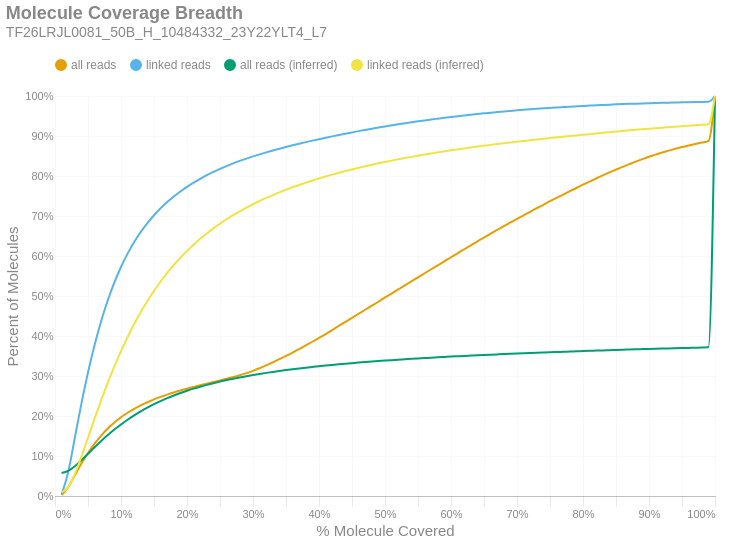

Notebook code cell kept with this figure:
### Markdown cell above
### Molecule Read Coverage
This chart shows molecule coverage breadth as computed by the number of bases aligned to that molecule. In other words, "*how much of each unique long molecule is actually sequenced/aligned?*" Keep in mind there is a distinction between sequences and alignments, since some sequences belonging to a particular molecule may not align well and wouldn't appear in the alignment data. This chart also shows molecule coverage breadth as computed by the *inferred fragment* from which the aligned sequences originate. Unlike read coverage, this calculation takes into account the total insert size, including unsequenced gaps between the forward and reverse reads. Like the previous figures, these are cumulative percents.

### Code cell
if SKIPLR:
    print_html(f"Skipped")
else:
    binned_df = consolidated_hist(valids['coverage_bp'], mask, 0.01, True)
    binned_df_inf = consolidated_hist(valids['coverage_inserts'], mask, 0.01, True)
    binned_df = binned_df.with_columns(pl.lit(binned_df_inf['all reads (cumsum)']).alias('all reads (inferred)'))
    binned_df = binned_df.with_columns(pl.lit(binned_df_inf['linked reads (cumsum)']).alias('linked reads (inferred)'))
    binned_df = binned_df.with_columns(
        (pl.col('bin').cast(pl.Float64) + 0.01).alias('right_edge')
    )

    with SafeRender(binned_df):
        (
            density_plot(binned_df, 'Molecule Coverage Breadth', samplename, 'molcov', ['all reads (inferred)','linked reads (inferred)'])
            .encode(
                #x=alt.X('bin:Q', title="% Molecule Covered").axis(format = '%').scale(padding=0),
                x=alt.X('right_edge:Q', title="% Molecule Covered").axis(format='%').scale(padding=0),
                y=alt.Y('value:Q', title='Percent of Molecules')
                    .axis(format='%')
                    .stack(False)
                    .scale(domainMin=0, padding=0),
                color=alt.Color("key:N").scale(domain = ["all reads", "linked reads", "all reads (inferred)", "linked reads (inferred)"]),
                tooltip = [
                    alt.Tooltip("key:N", title = "Data Type"),
                    alt.Tooltip("range_label:N", title="% Molecule Covered"),
                    alt.Tooltip("value:Q", format = ".2%", title="% Molecules")
                ]
            )
        ).display()

### Figure 1 — Vega-Lite specification as saved in the notebook (floating-point values rounded to 4 significant figures)
{"width": "container", "height": 400, "config": {"title": {"anchor": "start", "dy": -15, "fontSize": 18, "color": "#888888", "subtitleColor": "#888888", "subtitleFontSize": 14}, "arc": {"fill": "#0072B2"}, "axis": {"domainColor": "#888888", "domainWidth": 0.5, "gridWidth": 0.2, "grid": false, "titleFontWeight": 400, "titleFontSize": 15, "labelFontSize": 11, "labelColor": "#888888", "tickColor": "#888888", "tickWidth": 0.2, "titleColor": "#888888"}, "axisBand": {"grid": false}, "axisX": {"grid": true, "tickSize": 10, "domainCap": "round"}, "axisY": {"domain": false, "grid": true, "tickSize": 0, "domainCap": "round"}, "background": "transparent", "header": {"labelFontSize": 15, "labelColor": "#888888", "titleFontSize": 15, "titleFontWeight": 600, "titleColor": "#888888"}, "legend": {"labelFont": "sans-serif", "labelFontSize": 12, "labelColor": "#888888", "symbolSize": 100, "symbolType": "circle", "titleFontSize": 12, "titlePadding": 10, "titleColor": "#888888", "title": null, "orient": "top"}, "range": {"category": ["#E69F00", "#56B4E9", "#009E73", "#F0E442", "#0072B2", "#D55E00", "#CC79A7", "#000000"], "diverging": ["#cfe8f3", "#a2d4ec", "#73bfe2", "#46abdb", "#1696d2", "#12719e"]}, "area": {"fill": "#0072B2", "fillOpacity": 0.7, "line": true, "strokeOpacity": 0.7}, "line": {"color": "#0072B2", "stroke": "#0072B2", "strokeWidth": 2}, "trail": {"color": "#0072B2", "stroke": "#0072B2", "strokeWidth": 0, "size": 1}, "point": {"filled": true, "fillOpacity": 1.0, "size": 95}, "text": {"color": "#888888", "fontSize": 11, "align": "right", "fontWeight": 400, "size": 11}, "bar": {"fill": "#0072B2", "stroke": null}, "view": {"stroke": null, "continuousWidth": 660, "continuousHeight": 400}}, "data": {"name": "data-316b509ccb3294eb96c0dbb3d1cf9cd5"}, "mark": {"type": "line", "interpolate": "monotone", "point": {"opacity": 0, "size": 275}}, "encoding": {"color": {"field": "key", "scale": {"domain": ["all reads", "linked reads", "all reads (inferred)", "linked reads (inferred)"]}, "type": "nominal"}, "tooltip": [{"field": "key", "title": "Data Type", "type": "nominal"}, {"field": "range_label", "title": "% Molecule Covered", "type": "nominal"}, {"field": "value", "format": ".2%", "title": "% Molecules", "type": "quantitative"}], "x": {"axis": {"format": "%"}, "field": "right_edge", "scale": {"padding": 0}, "title": "% Molecule Covered", "type": "quantitative"}, "y": {"axis": {"format": "%"}, "field": "value", "scale": {"domainMin": 0, "padding": 0}, "stack": false, "title": "Percent of Molecules", "type": "quantitative"}}, "params": [{"name": "param_c36ac31b6afebe62", "select": {"type": "point", "fields": ["key"]}, "bind": "legend"}], "title": {"text": "Molecule Coverage Breadth", "subtitle": "TF26LRJL0081_50B_H_10484332_23Y22YLT4_L7"}, "transform": [{"fold": ["all reads (cumsum)", "linked reads (cumsum)", "all reads (inferred)", "linked reads (inferred)"]}, {"calculate": "replace(datum.key, ' (cumsum)', '')", "as": "key"}, {"filter": {"param": "param_c36ac31b6afebe62"}}], "usermeta": {"embedOptions": {"downloadFileName": "TF26LRJL0081_50B_H_10484332_23Y22YLT4_L7.molcov"}}, "$schema": "https://vega.github.io/schema/vega-lite/v6.4.1.json", "datasets": {"data-316b509ccb3294eb96c0dbb3d1cf9cd5": [{"bin": "0.0", "interval": "0.0-0.01", "all reads": 0.002002, "linked reads": 0.004195, "all reads (cumsum)": 0.002002, "linked reads (cumsum)": 0.004195, "range_label": "0.0-0.01", "all reads (inferred)": 0.05749, "linked reads (inferred)": 0.009267, "right_edge": 0.01}, {"bin": "0.01", "interval": "0.01-0.02", "all reads": 0.02031, "linked reads": 0.0559, "all reads (cumsum)": 0.02232, "linked reads (cumsum)": 0.06009, "range_label": "0.01-0.02", "all reads (inferred)": 0.06288, "linked reads (inferred)": 0.0224, "right_edge": 0.02}, {"bin": "0.02", "interval": "0.02-0.03", "all reads": 0.02955, "linked reads": 0.08497, "all reads (cumsum)": 0.05186, "linked reads (cumsum)": 0.1451, "range_label": "0.02-0.03", "all reads (inferred)": 0.07448, "linked reads (inferred)": 0.05488, "right_edge": 0.03}, {"bin": "0.03", "interval": "0.03-0.04", "all reads": 0.0293, "linked reads": 0.08594, "all reads (cumsum)": 0.08116, "linked reads (cumsum)": 0.231, "range_label": "0.03-0.04", "all reads (inferred)": 0.08948, "linked reads (inferred)": 0.09827, "right_edge": 0.04}, {"bin": "0.04", "interval": "0.04-0.05", "all reads": 0.02642, "linked reads": 0.07797, "all reads (cumsum)": 0.1076, "linked reads (cumsum)": 0.309, "range_label": "0.04-0.05", "all reads (inferred)": 0.1057, "linked reads (inferred)": 0.1457, "right_edge": 0.05}, {"bin": "0.05", "interval": "0.05-0.06", "all reads": 0.02321, "linked reads": 0.06866, "all reads (cumsum)": 0.1308, "linked reads (cumsum)": 0.3776, "range_label": "0.05-0.06", "all reads (inferred)": 0.1219, "linked reads (inferred)": 0.1934, "right_edge": 0.06}, {"bin": "0.06", "interval": "0.06-0.07", "all reads": 0.02024, "linked reads": 0.05991, "all reads (cumsum)": 0.151, "linked reads (cumsum)": 0.4375, "range_label": "0.06-0.07", "all reads (inferred)": 0.1375, "linked reads (inferred)": 0.2396, "right_edge": 0.07}, {"bin": "0.07", "interval": "0.07-0.08", "all reads": 0.01754, "linked reads": 0.05195, "all reads (cumsum)": 0.1686, "linked reads (cumsum)": 0.4895, "range_label": "0.07-0.08", "all reads (inferred)": 0.1523, "linked reads (inferred)": 0.2834, "right_edge": 0.08}, {"bin": "0.08", "interval": "0.08-0.09", "all reads": 0.01502, "linked reads": 0.04443, "all reads (cumsum)": 0.1836, "linked reads (cumsum)": 0.5339, "range_label": "0.08-0.09", "all reads (inferred)": 0.166, "linked reads (inferred)": 0.3242, "right_edge": 0.09}, {"bin": "0.09", "interval": "0.09-0.1", "all reads": 0.01313, "linked reads": 0.03869, "all reads (cumsum)": 0.1967, "linked reads (cumsum)": 0.5726, "range_label": "0.09-0.1", "all reads (inferred)": 0.1788, "linked reads (inferred)": 0.3622, "right_edge": 0.1}, {"bin": "0.1", "interval": "0.1-0.11", "all reads": 0.01139, "linked reads": 0.03341, "all reads (cumsum)": 0.2081, "linked reads (cumsum)": 0.606, "range_label": "0.1-0.11", "all reads (inferred)": 0.1907, "linked reads (inferred)": 0.3974, "right_edge": 0.11}, {"bin": "0.11", "interval": "0.11-0.12", "all reads": 0.009903, "linked reads": 0.02891, "all reads (cumsum)": 0.218, "linked reads (cumsum)": 0.6349, "range_label": "0.11-0.12", "all reads (inferred)": 0.2016, "linked reads (inferred)": 0.43, "right_edge": 0.12}, {"bin": "0.12", "interval": "0.12-0.13", "all reads": 0.008734, "linked reads": 0.02527, "all reads (cumsum)": 0.2267, "linked reads (cumsum)": 0.6602, "range_label": "0.12-0.13", "all reads (inferred)": 0.2116, "linked reads (inferred)": 0.4598, "right_edge": 0.13}, {"bin": "0.13", "interval": "0.13-0.14", "all reads": 0.007719, "linked reads": 0.02209, "all reads (cumsum)": 0.2345, "linked reads (cumsum)": 0.6823, "range_label": "0.13-0.14", "all reads (inferred)": 0.2209, "linked reads (inferred)": 0.4874, "right_edge": 0.14}, {"bin": "0.14", "interval": "0.14-0.15", "all reads": 0.006977, "linked reads": 0.01963, "all reads (cumsum)": 0.2414, "linked reads (cumsum)": 0.7019, "range_label": "0.14-0.15", "all reads (inferred)": 0.2295, "linked reads (inferred)": 0.5128, "right_edge": 0.15}, {"bin": "0.15", "interval": "0.15-0.16", "all reads": 0.006301, "linked reads": 0.0174, "all reads (cumsum)": 0.2477, "linked reads (cumsum)": 0.7193, "range_label": "0.15-0.16", "all reads (inferred)": 0.2374, "linked reads (inferred)": 0.5363, "right_edge": 0.16}, {"bin": "0.16", "interval": "0.16-0.17", "all reads": 0.00573, "linked reads": 0.01554, "all reads (cumsum)": 0.2535, "linked reads (cumsum)": 0.7349, "range_label": "0.16-0.17", "all reads (inferred)": 0.2446, "linked reads (inferred)": 0.5577, "right_edge": 0.17}, {"bin": "0.17", "interval": "0.17-0.18", "all reads": 0.005277, "linked reads": 0.01397, "all reads (cumsum)": 0.2588, "linked reads (cumsum)": 0.7488, "range_label": "0.17-0.18", "all reads (inferred)": 0.2512, "linked reads (inferred)": 0.5774, "right_edge": 0.18}, {"bin": "0.18", "interval": "0.18-0.19", "all reads": 0.004911, "linked reads": 0.01256, "all reads (cumsum)": 0.2637, "linked reads (cumsum)": 0.7614, "range_label": "0.18-0.19", "all reads (inferred)": 0.2574, "linked reads (inferred)": 0.5958, "right_edge": 0.19}, {"bin": "0.19", "interval": "0.19-0.2", "all reads": 0.004666, "linked reads": 0.01157, "all reads (cumsum)": 0.2683, "linked reads (cumsum)": 0.773, "range_label": "0.19-0.2", "all reads (inferred)": 0.2631, "linked reads (inferred)": 0.6128, "right_edge": 0.2}, {"bin": "0.2", "interval": "0.2-0.21", "all reads": 0.004333, "linked reads": 0.01046, "all reads (cumsum)": 0.2727, "linked reads (cumsum)": 0.7834, "range_label": "0.2-0.21", "all reads (inferred)": 0.2684, "linked reads (inferred)": 0.6284, "right_edge": 0.21}, {"bin": "0.21", "interval": "0.21-0.22", "all reads": 0.004193, "linked reads": 0.009666, "all reads (cumsum)": 0.2769, "linked reads (cumsum)": 0.7931, "range_label": "0.21-0.22", "all reads (inferred)": 0.2733, "linked reads (inferred)": 0.643, "right_edge": 0.22}, {"bin": "0.22", "interval": "0.22-0.23", "all reads": 0.004102, "linked reads": 0.008956, "all reads (cumsum)": 0.281, "linked reads (cumsum)": 0.802, "range_label": "0.22-0.23", "all reads (inferred)": 0.2778, "linked reads (inferred)": 0.6565, "right_edge": 0.23}, {"bin": "0.23", "interval": "0.23-0.24", "all reads": 0.004079, "linked reads": 0.008229, "all reads (cumsum)": 0.285, "linked reads (cumsum)": 0.8103, "range_label": "0.23-0.24", "all reads (inferred)": 0.2821, "linked reads (inferred)": 0.6691, "right_edge": 0.24}, {"bin": "0.24", "interval": "0.24-0.25", "all reads": 0.00404, "linked reads": 0.007619, "all reads (cumsum)": 0.2891, "linked reads (cumsum)": 0.8179, "range_label": "0.24-0.25", "all reads (inferred)": 0.2861, "linked reads (inferred)": 0.6809, "right_edge": 0.25}, {"bin": "0.25", "interval": "0.25-0.26", "all reads": 0.003959, "linked reads": 0.006973, "all reads (cumsum)": 0.293, "linked reads (cumsum)": 0.8249, "range_label": "0.25-0.26", "all reads (inferred)": 0.2898, "linked reads (inferred)": 0.6918, "right_edge": 0.26}, {"bin": "0.26", "interval": "0.26-0.27", "all reads": 0.004243, "linked reads": 0.006566, "all reads (cumsum)": 0.2973, "linked reads (cumsum)": 0.8314, "range_label": "0.26-0.27", "all reads (inferred)": 0.2933, "linked reads (inferred)": 0.7022, "right_edge": 0.27}, {"bin": "0.27", "interval": "0.27-0.28", "all reads": 0.004687, "linked reads": 0.006263, "all reads (cumsum)": 0.302, "linked reads (cumsum)": 0.8377, "range_label": "0.27-0.28", "all reads (inferred)": 0.2965, "linked reads (inferred)": 0.7118, "right_edge": 0.28}, {"bin": "0.28", "interval": "0.28-0.29", "all reads": 0.005163, "linked reads": 0.005778, "all reads (cumsum)": 0.3071, "linked reads (cumsum)": 0.8435, "range_label": "0.28-0.29", "all reads (inferred)": 0.2995, "linked reads (inferred)": 0.7207, "right_edge": 0.29}, {"bin": "0.29", "interval": "0.29-0.3", "all reads": 0.005782, "linked reads": 0.005478, "all reads (cumsum)": 0.3129, "linked reads (cumsum)": 0.8489, "range_label": "0.29-0.3", "all reads (inferred)": 0.3025, "linked reads (inferred)": 0.7294, "right_edge": 0.3}, {"bin": "0.3", "interval": "0.3-0.31", "all reads": 0.00647, "linked reads": 0.005161, "all reads (cumsum)": 0.3194, "linked reads (cumsum)": 0.8541, "range_label": "0.3-0.31", "all reads (inferred)": 0.3052, "linked reads (inferred)": 0.7374, "right_edge": 0.31}, {"bin": "0.31", "interval": "0.31-0.32", "all reads": 0.007138, "linked reads": 0.004952, "all reads (cumsum)": 0.3265, "linked reads (cumsum)": 0.8591, "range_label": "0.31-0.32", "all reads (inferred)": 0.3078, "linked reads (inferred)": 0.7451, "right_edge": 0.32}, {"bin": "0.32", "interval": "0.32-0.33", "all reads": 0.007631, "linked reads": 0.004723, "all reads (cumsum)": 0.3342, "linked reads (cumsum)": 0.8638, "range_label": "0.32-0.33", "all reads (inferred)": 0.3102, "linked reads (inferred)": 0.7523, "right_edge": 0.33}, {"bin": "0.33", "interval": "0.33-0.34", "all reads": 0.007807, "linked reads": 0.004502, "all reads (cumsum)": 0.342, "linked reads (cumsum)": 0.8683, "range_label": "0.33-0.34", "all reads (inferred)": 0.3125, "linked reads (inferred)": 0.7591, "right_edge": 0.34}, {"bin": "0.34", "interval": "0.34-0.35", "all reads": 0.008163, "linked reads": 0.004312, "all reads (cumsum)": 0.3501, "linked reads (cumsum)": 0.8726, "range_label": "0.34-0.35", "all reads (inferred)": 0.3148, "linked reads (inferred)": 0.7656, "right_edge": 0.35}, {"bin": "0.35", "interval": "0.35-0.36", "all reads": 0.008488, "linked reads": 0.004161, "all reads (cumsum)": 0.3586, "linked reads (cumsum)": 0.8768, "range_label": "0.35-0.36", "all reads (inferred)": 0.3168, "linked reads (inferred)": 0.7718, "right_edge": 0.36}, {"bin": "0.36", "interval": "0.36-0.37", "all reads": 0.008848, "linked reads": 0.004057, "all reads (cumsum)": 0.3675, "linked reads (cumsum)": 0.8808, "range_label": "0.36-0.37", "all reads (inferred)": 0.3188, "linked reads (inferred)": 0.7777, "right_edge": 0.37}, {"bin": "0.37", "interval": "0.37-0.38", "all reads": 0.009018, "linked reads": 0.003866, "all reads (cumsum)": 0.3765, "linked reads (cumsum)": 0.8847, "range_label": "0.37-0.38", "all reads (inferred)": 0.3208, "linked reads (inferred)": 0.7833, "right_edge": 0.38}, {"bin": "0.38", "interval": "0.38-0.39", "all reads": 0.00916, "linked reads": 0.00375, "all reads (cumsum)": 0.3856, "linked reads (cumsum)": 0.8884, "range_label": "0.38-0.39", "all reads (inferred)": 0.3226, "linked reads (inferred)": 0.7887, "right_edge": 0.39}, {"bin": "0.39", "interval": "0.39-0.4", "all reads": 0.009532, "linked reads": 0.00361, "all reads (cumsum)": 0.3952, "linked reads (cumsum)": 0.892, "range_label": "0.39-0.4", "all reads (inferred)": 0.3244, "linked reads (inferred)": 0.7939, "right_edge": 0.4}, {"bin": "0.4", "interval": "0.4-0.41", "all reads": 0.009681, "linked reads": 0.003526, "all reads (cumsum)": 0.4048, "linked reads (cumsum)": 0.8956, "range_label": "0.4-0.41", "all reads (inferred)": 0.326, "linked reads (inferred)": 0.7988, "right_edge": 0.41}, {"bin": "0.41", "interval": "0.41-0.42", "all reads": 0.01007, "linked reads": 0.003497, "all reads (cumsum)": 0.4149, "linked reads (cumsum)": 0.8991, "range_label": "0.41-0.42", "all reads (inferred)": 0.3277, "linked reads (inferred)": 0.8035, "right_edge": 0.42}, {"bin": "0.42", "interval": "0.42-0.43", "all reads": 0.01022, "linked reads": 0.003377, "all reads (cumsum)": 0.4251, "linked reads (cumsum)": 0.9024, "range_label": "0.42-0.43", "all reads (inferred)": 0.3292, "linked reads (inferred)": 0.808, "right_edge": 0.43}, {"bin": "0.43", "interval": "0.43-0.44", "all reads": 0.01015, "linked reads": 0.003302, "all reads (cumsum)": 0.4353, "linked reads (cumsum)": 0.9057, "range_label": "0.43-0.44", "all reads (inferred)": 0.3307, "linked reads (inferred)": 0.8123, "right_edge": 0.44}, {"bin": "0.44", "interval": "0.44-0.45", "all reads": 0.01013, "linked reads": 0.003232, "all reads (cumsum)": 0.4454, "linked reads (cumsum)": 0.909, "range_label": "0.44-0.45", "all reads (inferred)": 0.3321, "linked reads (inferred)": 0.8165, "right_edge": 0.45}, {"bin": "0.45", "interval": "0.45-0.46", "all reads": 0.01015, "linked reads": 0.00319, "all reads (cumsum)": 0.4556, "linked reads (cumsum)": 0.9122, "range_label": "0.45-0.46", "all reads (inferred)": 0.3335, "linked reads (inferred)": 0.8205, "right_edge": 0.46}, {"bin": "0.46", "interval": "0.46-0.47", "all reads": 0.01001, "linked reads": 0.003005, "all reads (cumsum)": 0.4656, "linked reads (cumsum)": 0.9152, "range_label": "0.46-0.47", "all reads (inferred)": 0.3348, "linked reads (inferred)": 0.8243, "right_edge": 0.47}, {"bin": "0.47", "interval": "0.47-0.48", "all reads": 0.0102, "linked reads": 0.002987, "all reads (cumsum)": 0.4758, "linked reads (cumsum)": 0.9182, "range_label": "0.47-0.48", "all reads (inferred)": 0.3361, "linked reads (inferred)": 0.8281, "right_edge": 0.48}, {"bin": "0.48", "interval": "0.48-0.49", "all reads": 0.009907, "linked reads": 0.002925, "all reads (cumsum)": 0.4857, "linked reads (cumsum)": 0.9211, "range_label": "0.48-0.49", "all reads (inferred)": 0.3373, "linked reads (inferred)": 0.8317, "right_edge": 0.49}, {"bin": "0.49", "interval": "0.49-0.5", "all reads": 0.01094, "linked reads": 0.002879, "all reads (cumsum)": 0.4966, "linked reads (cumsum)": 0.924, "range_label": "0.49-0.5", "all reads (inferred)": 0.3385, "linked reads (inferred)": 0.8351, "right_edge": 0.5}, {"bin": "0.5", "interval": "0.5-0.51", "all reads": 0.009373, "linked reads": 0.002655, "all reads (cumsum)": 0.506, "linked reads (cumsum)": 0.9266, "range_label": "0.5-0.51", "all reads (inferred)": 0.3396, "linked reads (inferred)": 0.8384, "right_edge": 0.51}, {"bin": "0.51", "interval": "0.51-0.52", "all reads": 0.01045, "linked reads": 0.002661, "all reads (cumsum)": 0.5164, "linked reads (cumsum)": 0.9293, "range_label": "0.51-0.52", "all reads (inferred)": 0.3407, "linked reads (inferred)": 0.8417, "right_edge": 0.52}, {"bin": "0.52", "interval": "0.52-0.53", "all reads": 0.01005, "linked reads": 0.002511, "all reads (cumsum)": 0.5265, "linked reads (cumsum)": 0.9318, "range_label": "0.52-0.53", "all reads (inferred)": 0.3418, "linked reads (inferred)": 0.8448, "right_edge": 0.53}, {"bin": "0.53", "interval": "0.53-0.54", "all reads": 0.01017, "linked reads": 0.002475, "all reads (cumsum)": 0.5367, "linked reads (cumsum)": 0.9343, "range_label": "0.53-0.54", "all reads (inferred)": 0.3428, "linked reads (inferred)": 0.8478, "right_edge": 0.54}, {"bin": "0.54", "interval": "0.54-0.55", "all reads": 0.00999, "linked reads": 0.002384, "all reads (cumsum)": 0.5467, "linked reads (cumsum)": 0.9366, "range_label": "0.54-0.55", "all reads (inferred)": 0.3439, "linked reads (inferred)": 0.8507, "right_edge": 0.55}, {"bin": "0.55", "interval": "0.55-0.56", "all reads": 0.01023, "linked reads": 0.002339, "all reads (cumsum)": 0.5569, "linked reads (cumsum)": 0.939, "range_label": "0.55-0.56", "all reads (inferred)": 0.3448, "linked reads (inferred)": 0.8536, "right_edge": 0.56}, {"bin": "0.56", "interval": "0.56-0.57", "all reads": 0.009971, "linked reads": 0.002246, "all reads (cumsum)": 0.5669, "linked reads (cumsum)": 0.9412, "range_label": "0.56-0.57", "all reads (inferred)": 0.3458, "linked reads (inferred)": 0.8564, "right_edge": 0.57}, {"bin": "0.57", "interval": "0.57-0.58", "all reads": 0.009775, "linked reads": 0.002147, "all reads (cumsum)": 0.5766, "linked reads (cumsum)": 0.9434, "range_label": "0.57-0.58", "all reads (inferred)": 0.3467, "linked reads (inferred)": 0.859, "right_edge": 0.58}, {"bin": "0.58", "interval": "0.58-0.59", "all reads": 0.01002, "linked reads": 0.002133, "all reads (cumsum)": 0.5867, "linked reads (cumsum)": 0.9455, "range_label": "0.58-0.59", "all reads (inferred)": 0.3476, "linked reads (inferred)": 0.8616, "right_edge": 0.59}, {"bin": "0.59", "interval": "0.59-0.6", "all reads": 0.01026, "linked reads": 0.002065, "all reads (cumsum)": 0.5969, "linked reads (cumsum)": 0.9476, "range_label": "0.59-0.6", "all reads (inferred)": 0.3485, "linked reads (inferred)": 0.8642, "right_edge": 0.6}, {"bin": "0.6", "interval": "0.6-0.61", "all reads": 0.00986, "linked reads": 0.001949, "all reads (cumsum)": 0.6068, "linked reads (cumsum)": 0.9495, "range_label": "0.6-0.61", "all reads (inferred)": 0.3494, "linked reads (inferred)": 0.8666, "right_edge": 0.61}, {"bin": "0.61", "interval": "0.61-0.62", "all reads": 0.01016, "linked reads": 0.001858, "all reads (cumsum)": 0.6169, "linked reads (cumsum)": 0.9514, "range_label": "0.61-0.62", "all reads (inferred)": 0.3502, "linked reads (inferred)": 0.869, "right_edge": 0.62}, {"bin": "0.62", "interval": "0.62-0.63", "all reads": 0.009893, "linked reads": 0.001796, "all reads (cumsum)": 0.6268, "linked reads (cumsum)": 0.9532, "range_label": "0.62-0.63", "all reads (inferred)": 0.351, "linked reads (inferred)": 0.8713, "right_edge": 0.63}, {"bin": "0.63", "interval": "0.63-0.64", "all reads": 0.009813, "linked reads": 0.001721, "all reads (cumsum)": 0.6366, "linked reads (cumsum)": 0.9549, "range_label": "0.63-0.64", "all reads (inferred)": 0.3518, "linked reads (inferred)": 0.8735, "right_edge": 0.64}, {"bin": "0.64", "interval": "0.64-0.65", "all reads": 0.009556, "linked reads": 0.001691, "all reads (cumsum)": 0.6462, "linked reads (cumsum)": 0.9566, "range_label": "0.64-0.65", "all reads (inferred)": 0.3526, "linked reads (inferred)": 0.8757, "right_edge": 0.65}, {"bin": "0.65", "interval": "0.65-0.66", "all reads": 0.00984, "linked reads": 0.001673, "all reads (cumsum)": 0.656, "linked reads (cumsum)": 0.9583, "range_label": "0.65-0.66", "all reads (inferred)": 0.3533, "linked reads (inferred)": 0.8778, "right_edge": 0.66}, {"bin": "0.66", "interval": "0.66-0.67", "all reads": 0.009268, "linked reads": 0.001548, "all reads (cumsum)": 0.6653, "linked reads (cumsum)": 0.9598, "range_label": "0.66-0.67", "all reads (inferred)": 0.3541, "linked reads (inferred)": 0.8799, "right_edge": 0.67}, {"bin": "0.67", "interval": "0.67-0.68", "all reads": 0.009378, "linked reads": 0.001509, "all reads (cumsum)": 0.6747, "linked reads (cumsum)": 0.9613, "range_label": "0.67-0.68", "all reads (inferred)": 0.3548, "linked reads (inferred)": 0.8819, "right_edge": 0.68}, {"bin": "0.68", "interval": "0.68-0.69", "all reads": 0.009086, "linked reads": 0.001416, "all reads (cumsum)": 0.6838, "linked reads (cumsum)": 0.9627, "range_label": "0.68-0.69", "all reads (inferred)": 0.3555, "linked reads (inferred)": 0.8838, "right_edge": 0.69}, {"bin": "0.69", "interval": "0.69-0.7", "all reads": 0.009186, "linked reads": 0.001391, "all reads (cumsum)": 0.6929, "linked reads (cumsum)": 0.9641, "range_label": "0.69-0.7", "all reads (inferred)": 0.3562, "linked reads (inferred)": 0.8858, "right_edge": 0.7}, {"bin": "0.7", "interval": "0.7-0.71", "all reads": 0.008801, "linked reads": 0.001334, "all reads (cumsum)": 0.7018, "linked reads (cumsum)": 0.9655, "range_label": "0.7-0.71", "all reads (inferred)": 0.3568, "linked reads (inferred)": 0.8876, "right_edge": 0.71}, {"bin": "0.71", "interval": "0.71-0.72", "all reads": 0.008778, "linked reads": 0.001259, "all reads (cumsum)": 0.7105, "linked reads (cumsum)": 0.9667, "range_label": "0.71-0.72", "all reads (inferred)": 0.3575, "linked reads (inferred)": 0.8895, "right_edge": 0.72}, {"bin": "0.72", "interval": "0.72-0.73", "all reads": 0.008904, "linked reads": 0.001223, "all reads (cumsum)": 0.7194, "linked reads (cumsum)": 0.9679, "range_label": "0.72-0.73", "all reads (inferred)": 0.3581, "linked reads (inferred)": 0.8912, "right_edge": 0.73}, {"bin": "0.73", "interval": "0.73-0.74", "all reads": 0.008614, "linked reads": 0.001168, "all reads (cumsum)": 0.728, "linked reads (cumsum)": 0.9691, "range_label": "0.73-0.74", "all reads (inferred)": 0.3587, "linked reads (inferred)": 0.893, "right_edge": 0.74}, {"bin": "0.74", "interval": "0.74-0.75", "all reads": 0.008947, "linked reads": 0.001139, "all reads (cumsum)": 0.737, "linked reads (cumsum)": 0.9702, "range_label": "0.74-0.75", "all reads (inferred)": 0.3594, "linked reads (inferred)": 0.8947, "right_edge": 0.75}, {"bin": "0.75", "interval": "0.75-0.76", "all reads": 0.008247, "linked reads": 0.001112, "all reads (cumsum)": 0.7452, "linked reads (cumsum)": 0.9714, "range_label": "0.75-0.76", "all reads (inferred)": 0.36, "linked reads (inferred)": 0.8964, "right_edge": 0.76}, {"bin": "0.76", "interval": "0.76-0.77", "all reads": 0.008387, "linked reads": 0.001003, "all reads (cumsum)": 0.7536, "linked reads (cumsum)": 0.9724, "range_label": "0.76-0.77", "all reads (inferred)": 0.3606, "linked reads (inferred)": 0.8981, "right_edge": 0.77}, {"bin": "0.77", "interval": "0.77-0.78", "all reads": 0.008306, "linked reads": 0.0009955, "all reads (cumsum)": 0.7619, "linked reads (cumsum)": 0.9734, "range_label": "0.77-0.78", "all reads (inferred)": 0.3611, "linked reads (inferred)": 0.8997, "right_edge": 0.78}, {"bin": "0.78", "interval": "0.78-0.79", "all reads": 0.008118, "linked reads": 0.0009576, "all reads (cumsum)": 0.7701, "linked reads (cumsum)": 0.9743, "range_label": "0.78-0.79", "all reads (inferred)": 0.3617, "linked reads (inferred)": 0.9014, "right_edge": 0.79}, {"bin": "0.79", "interval": "0.79-0.8", "all reads": 0.00845, "linked reads": 0.0009544, "all reads (cumsum)": 0.7785, "linked reads (cumsum)": 0.9753, "range_label": "0.79-0.8", "all reads (inferred)": 0.3623, "linked reads (inferred)": 0.9031, "right_edge": 0.8}, {"bin": "0.8", "interval": "0.8-0.81", "all reads": 0.007628, "linked reads": 0.0008019, "all reads (cumsum)": 0.7861, "linked reads (cumsum)": 0.9761, "range_label": "0.8-0.81", "all reads (inferred)": 0.3629, "linked reads (inferred)": 0.9047, "right_edge": 0.81}, {"bin": "0.81", "interval": "0.81-0.82", "all reads": 0.007681, "linked reads": 0.0008373, "all reads (cumsum)": 0.7938, "linked reads (cumsum)": 0.9769, "range_label": "0.81-0.82", "all reads (inferred)": 0.3635, "linked reads (inferred)": 0.9063, "right_edge": 0.82}, {"bin": "0.82", "interval": "0.82-0.83", "all reads": 0.007679, "linked reads": 0.0007536, "all reads (cumsum)": 0.8015, "linked reads (cumsum)": 0.9777, "range_label": "0.82-0.83", "all reads (inferred)": 0.3641, "linked reads (inferred)": 0.9079, "right_edge": 0.83}, {"bin": "0.83", "interval": "0.83-0.84", "all reads": 0.00741, "linked reads": 0.0007298, "all reads (cumsum)": 0.8089, "linked reads (cumsum)": 0.9784, "range_label": "0.83-0.84", "all reads (inferred)": 0.3646, "linked reads (inferred)": 0.9095, "right_edge": 0.84}, {"bin": "0.84", "interval": "0.84-0.85", "all reads": 0.007077, "linked reads": 0.0006775, "all reads (cumsum)": 0.816, "linked reads (cumsum)": 0.9791, "range_label": "0.84-0.85", "all reads (inferred)": 0.3652, "linked reads (inferred)": 0.9111, "right_edge": 0.85}, {"bin": "0.85", "interval": "0.85-0.86", "all reads": 0.006944, "linked reads": 0.0006522, "all reads (cumsum)": 0.8229, "linked reads (cumsum)": 0.9797, "range_label": "0.85-0.86", "all reads (inferred)": 0.3657, "linked reads (inferred)": 0.9126, "right_edge": 0.86}, {"bin": "0.86", "interval": "0.86-0.87", "all reads": 0.00659, "linked reads": 0.0006155, "all reads (cumsum)": 0.8295, "linked reads (cumsum)": 0.9803, "range_label": "0.86-0.87", "all reads (inferred)": 0.3662, "linked reads (inferred)": 0.9141, "right_edge": 0.87}, {"bin": "0.87", "interval": "0.87-0.88", "all reads": 0.006528, "linked reads": 0.0005889, "all reads (cumsum)": 0.836, "linked reads (cumsum)": 0.9809, "range_label": "0.87-0.88", "all reads (inferred)": 0.3667, "linked reads (inferred)": 0.9156, "right_edge": 0.88}, {"bin": "0.88", "interval": "0.88-0.89", "all reads": 0.006111, "linked reads": 0.0005554, "all reads (cumsum)": 0.8422, "linked reads (cumsum)": 0.9815, "range_label": "0.88-0.89", "all reads (inferred)": 0.3672, "linked reads (inferred)": 0.9169, "right_edge": 0.89}, {"bin": "0.89", "interval": "0.89-0.9", "all reads": 0.005941, "linked reads": 0.0005181, "all reads (cumsum)": 0.8481, "linked reads (cumsum)": 0.982, "range_label": "0.89-0.9", "all reads (inferred)": 0.3677, "linked reads (inferred)": 0.9183, "right_edge": 0.9}, {"bin": "0.9", "interval": "0.9-0.91", "all reads": 0.005243, "linked reads": 0.0004724, "all reads (cumsum)": 0.8533, "linked reads (cumsum)": 0.9825, "range_label": "0.9-0.91", "all reads (inferred)": 0.3681, "linked reads (inferred)": 0.9196, "right_edge": 0.91}, {"bin": "0.91", "interval": "0.91-0.92", "all reads": 0.005565, "linked reads": 0.0004554, "all reads (cumsum)": 0.8589, "linked reads (cumsum)": 0.9829, "range_label": "0.91-0.92", "all reads (inferred)": 0.3686, "linked reads (inferred)": 0.9209, "right_edge": 0.92}, {"bin": "0.92", "interval": "0.92-0.93", "all reads": 0.004478, "linked reads": 0.0004107, "all reads (cumsum)": 0.8634, "linked reads (cumsum)": 0.9833, "range_label": "0.92-0.93", "all reads (inferred)": 0.369, "linked reads (inferred)": 0.9221, "right_edge": 0.93}, {"bin": "0.93", "interval": "0.93-0.94", "all reads": 0.004536, "linked reads": 0.0003825, "all reads (cumsum)": 0.8679, "linked reads (cumsum)": 0.9837, "range_label": "0.93-0.94", "all reads (inferred)": 0.3695, "linked reads (inferred)": 0.9233, "right_edge": 0.94}, {"bin": "0.94", "interval": "0.94-0.95", "all reads": 0.004506, "linked reads": 0.0003803, "all reads (cumsum)": 0.8724, "linked reads (cumsum)": 0.9841, "range_label": "0.94-0.95", "all reads (inferred)": 0.3699, "linked reads (inferred)": 0.9245, "right_edge": 0.95}, {"bin": "0.95", "interval": "0.95-0.96", "all reads": 0.003583, "linked reads": 0.0003524, "all reads (cumsum)": 0.876, "linked reads (cumsum)": 0.9845, "range_label": "0.95-0.96", "all reads (inferred)": 0.3703, "linked reads (inferred)": 0.9256, "right_edge": 0.96}, {"bin": "0.96", "interval": "0.96-0.97", "all reads": 0.00387, "linked reads": 0.0003157, "all reads (cumsum)": 0.8799, "linked reads (cumsum)": 0.9848, "range_label": "0.96-0.97", "all reads (inferred)": 0.3707, "linked reads (inferred)": 0.9268, "right_edge": 0.97}, {"bin": "0.97", "interval": "0.97-0.98", "all reads": 0.003673, "linked reads": 0.0002876, "all reads (cumsum)": 0.8835, "linked reads (cumsum)": 0.9851, "range_label": "0.97-0.98", "all reads (inferred)": 0.3711, "linked reads (inferred)": 0.9279, "right_edge": 0.98}, {"bin": "0.98", "interval": "0.98-0.99", "all reads": 0.003814, "linked reads": 0.0002869, "all reads (cumsum)": 0.8874, "linked reads (cumsum)": 0.9853, "range_label": "0.98-0.99", "all reads (inferred)": 0.3716, "linked reads (inferred)": 0.9291, "right_edge": 0.99}, {"bin": "0.99", "interval": "0.99-1.0", "all reads": 0.1126, "linked reads": 0.01466, "all reads (cumsum)": 1.0, "linked reads (cumsum)": 1.0, "range_label": "0.99-1.0", "all reads (inferred)": 1.0, "linked reads (inferred)": 1.0, "right_edge": 1.0}]}}
